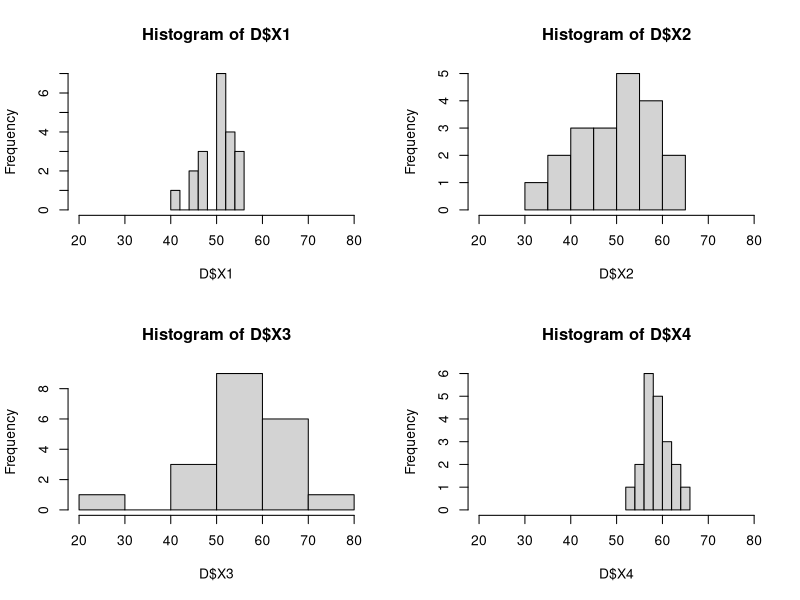
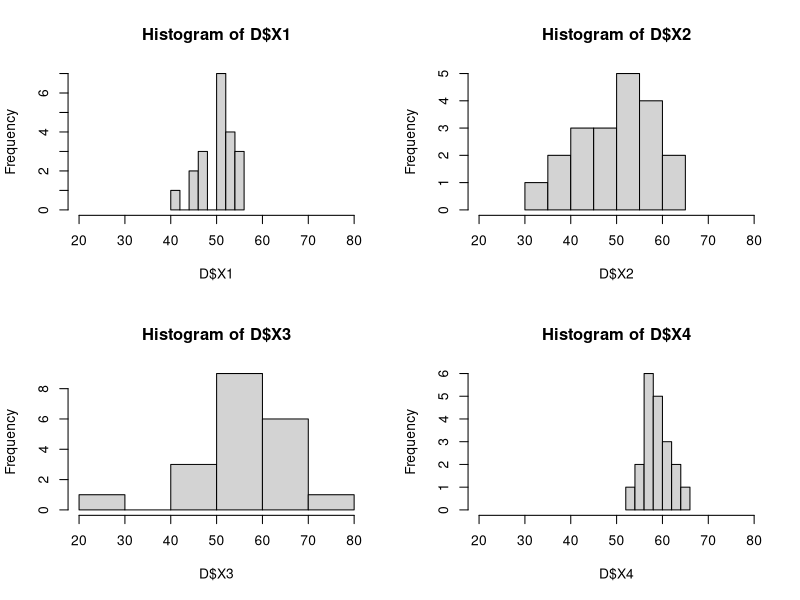
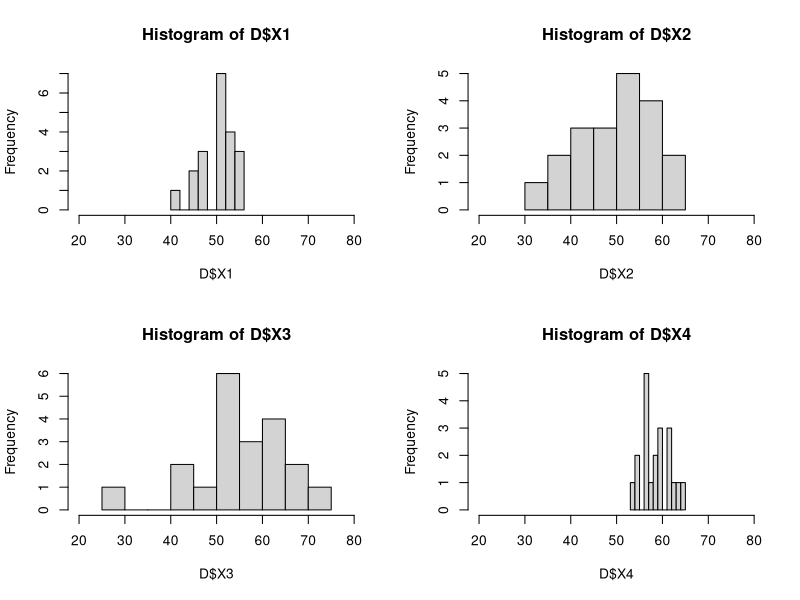
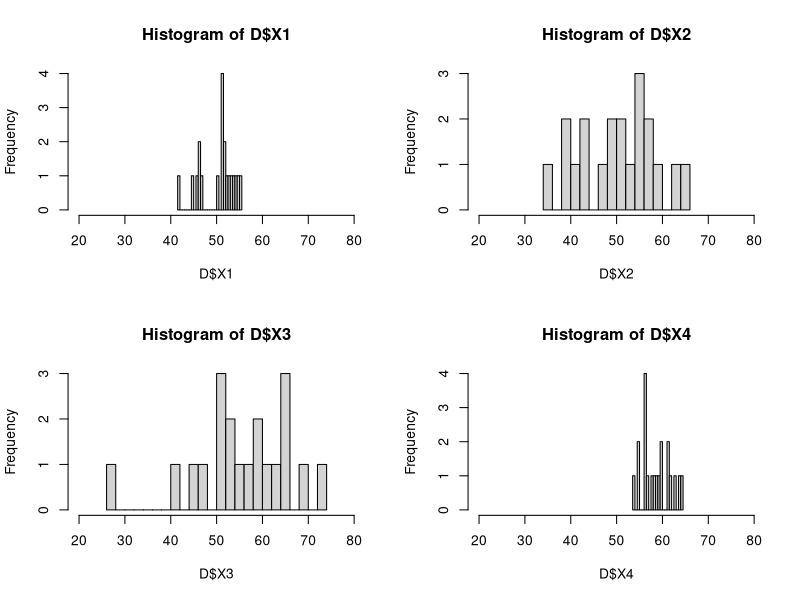
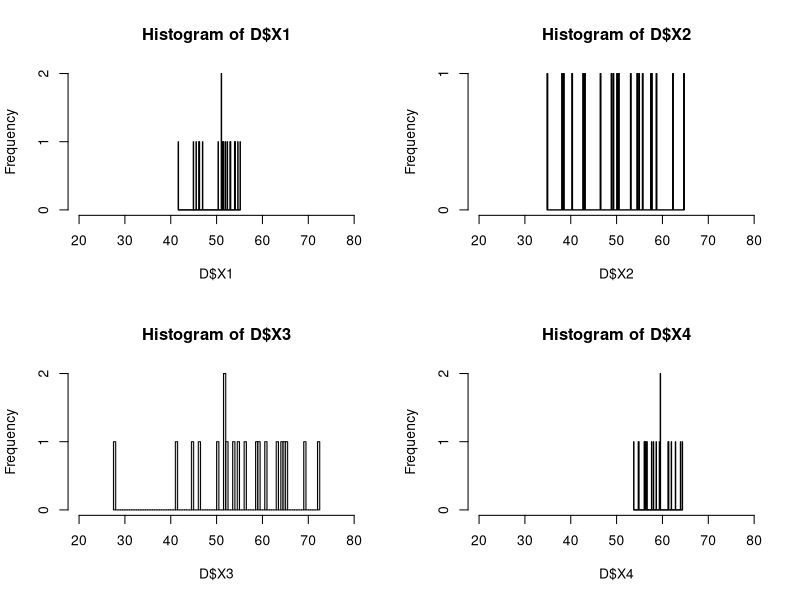
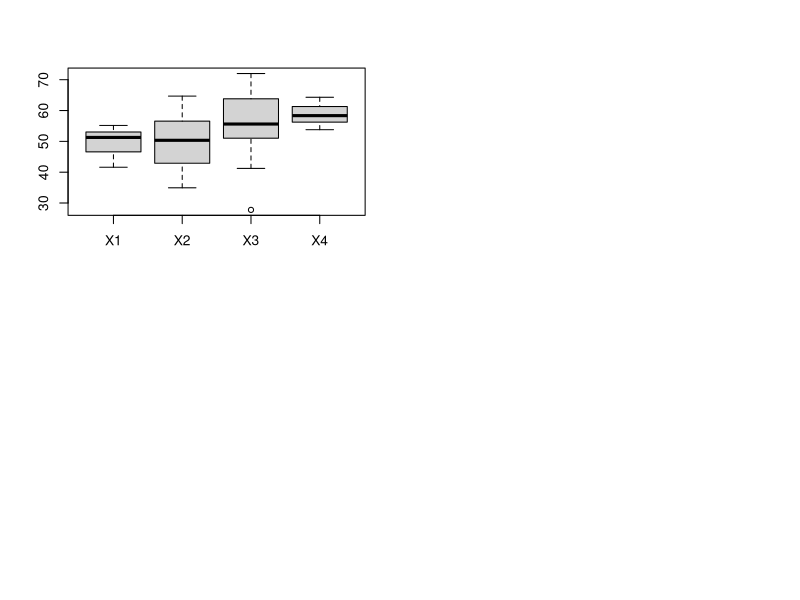

Write R code to recreate these figures, in order.
# Title     : TODO
# Objective : TODO
# Created by: DMMP0
# Created on: 12/10/2020



writeLines("1.\n\nCostruire un dataframe D riproducente la tabella sopra riportata e rimuovere le singole variabili dal workspace. \nUtilizzare la funzione summary() per visualizzare i risultati delle principali statistiche descrittive per ciascuna delle quattro variabili separatamente. \n")

X1 <- c(41.61, 46.93, 50.33, 53.93, 51.33, 51.55, 52.31, 53.07, 53.00, 51.07, 51.98, 44.96, 46.17, 54.63, 45.53, 51.23, 54.07, 46.25, 51.04, 55.17)
X2 <- c(48.87, 54.81, 38.10, 43.16, 38.52, 40.35, 53.18, 54.50, 55.66, 46.45, 50.53, 58.63, 62.26, 50.17, 57.76, 64.68, 49.38, 42.64, 57.46, 34.93)
X3 <- c(64.50, 51.73, 72.01, 27.77, 64.81, 69.12, 50.44, 44.83, 59.05, 63.12, 65.14, 53.67, 58.58, 54.73, 51.61, 46.07, 52.12, 41.23, 60.84, 56.50)
X4 <- c(56.46, 64.31, 58.61, 59.59, 61.36, 58.10, 56.34, 56.01, 59.54, 57.65, 54.71, 61.24, 56.67, 59.40, 53.78, 63.97, 61.91, 54.86, 62.88, 56.14)

D <- data.frame(X1,X2,X3,X4)
remove(X1,X2,X3,X4)

summary(D$X1)
summary(D$X2)
summary(D$X3)
summary(D$X4)

writeLines("\n\n2.\n\n Costruire un grafico multiplo che contenga i quattro istogrammi associati rispettivamente alle variabili X1, X2, X3 e X4.")

par(mfrow=c(2,2)) #come fare il layout dei grafici, cosi ne crea uno 2x2

hist(D$X1,xlim = c(20,80),breaks = "Sturges")
hist(D$X2,xlim = c(20,80),breaks = "Sturges")
hist(D$X3,xlim = c(20,80),breaks = "Sturges")
hist(D$X4,xlim = c(20,80),breaks = "Sturges")

writeLines("\n\n3.\n\n Per ciascuna variabile separatamente esplorare l'effetto di rappresentazione dell'istogramma in funzione di un differente numero di bin. \nAllo scopo utilizzare il parametro opportuno nella funzione di rappresentazione grafica dell'istogramma per variare il numero di bin dello stesso. \nProvare a commentare qualitativamente il risultato di tali variazioni.")


hist(D$X1,xlim = c(20,80),breaks = 5)
hist(D$X2,xlim = c(20,80),breaks = 5)
hist(D$X3,xlim = c(20,80),breaks = 5)
hist(D$X4,xlim = c(20,80),breaks = 5)
#restano tutti uguali

hist(D$X1,xlim = c(20,80),breaks = 9)
hist(D$X2,xlim = c(20,80),breaks = 9)
hist(D$X3,xlim = c(20,80),breaks = 9)
hist(D$X4,xlim = c(20,80),breaks = 9)
#x3 e x4 cambiano molto, non assomigliano piu a normali, mentre prima c'era una vaga somiglianza

hist(D$X1,xlim = c(20,80),breaks = 20)
hist(D$X2,xlim = c(20,80),breaks = 20)
hist(D$X3,xlim = c(20,80),breaks = 20)
hist(D$X4,xlim = c(20,80),breaks = 20)
#x3 mostra delle differenze tra 50 e 60, x4 invece viene appiattito nel mezzo. I bin di X1 e X2 vengono semplicemente "duplicati"

hist(D$X1,xlim = c(20,80),breaks = 120)
hist(D$X2,xlim = c(20,80),breaks = 120)
hist(D$X3,xlim = c(20,80),breaks = 120)
hist(D$X4,xlim = c(20,80),breaks = 120)
#i grafici sono illeggibili

writeLines("\n\n5.\n\n Utilizzando la funzione quantile(), visualizzare i principali quantili delle quattro variabili di D.\n Per la sola variabile X2 visualizzare i quantili associati ai valori di probabilità 0.15, 0.33, 0.46, 0.89, 0.98, 0.99, 1.0;\n hai alcune osservazioni da fare sui risultati dei quantili di X2?")

quantile(D$X1)
quantile(D$X2, probs = c(0.15, 0.33, 0.46, 0.89, 0.98, 0.99, 1.0))
quantile(D$X3)
quantile(D$X4)

writeLines("\n\n6.\n\n Costruire un grafico unico che contiene i quattro grafici boxplot associati rispettivamente alle variabili X1, X2, X3 e X4.")

boxplot(D$X1,D$X2,D$X3,D$X4,names = c("X1","X2","X3","X4"))

#7.
# Per ciascuna variabile in D verificare se vi siano o meno dei valori anomali (outliers) nella corrispettiva distribuzione.
# Creare un vettore di tipo logico di lunghezza 4 che codifica per ciascuna variabile la presenza o meno di valori anomali
# (secondo i valori TRUE/FALSE).
# Nota: per questo tipo di esercizio l'assegnazione dei valori logici va fatta manualmente.")

#dati i plotbox, solo X3 ha degli outliers
outliers <- c(FALSE,FALSE,TRUE,FALSE)

#8.
# Verificare (separamente per ogni caso, vedi in sequito) attraverso la sola ispezione grafica dei differenti boxplot se
# 1) la distribuzione di X1 sia inclusa in quella di X2
# 2) la mediana di X1 sia superiore alla mediana di X3
# 3) il minimo di X2 sia superiore al minimo di X3
# 4) la differenza interquartilica di X1 sia superiore a quella di X4
# 5) il baffo superiore di X3 coincida con il valore massimo di X3
# 6) il baffo inferiore di X3 coincida con il minimo di X3.
# Infine, individuare quale tra le 4 variabili presenti un qualche livello di asimmetria a destra e quale tra le 4 variabili
# presenti un qualche livello di asimmetria a sinistra.

#Dati i plotbox:
#1) La distribuzione di X1 è inclusa in quella di X2 ;
#2) No, è inferiore
#3) E superiore, dato che X3 ha il minimo più basso di tutti
#4) La differenza tra i quartili di X1 è molto più marcata rispetto a X4
#5) Sì, coincide
#6) Non coincide
#X1 ha asimmetria a sinistra, X3 a desta